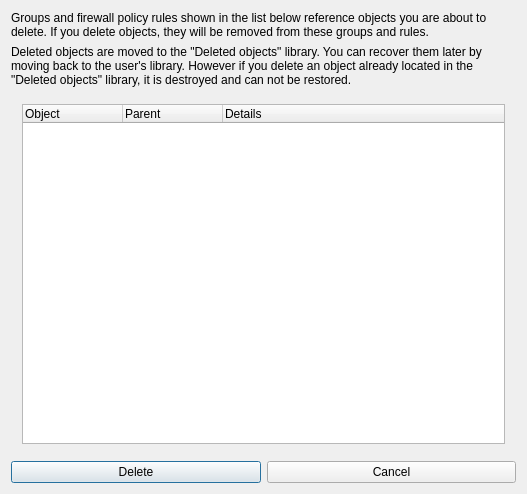
<?xml version="1.0" encoding="UTF-8"?>
<ui version="4.0">
 <class>ConfirmDeleteObjectDialog_q</class>
 <widget class="QDialog" name="ConfirmDeleteObjectDialog_q">
  <property name="geometry">
   <rect>
    <x>0</x>
    <y>0</y>
    <width>527</width>
    <height>494</height>
   </rect>
  </property>
  <property name="maximumSize">
   <size>
    <width>16777215</width>
    <height>1522</height>
   </size>
  </property>
  <property name="windowTitle">
   <string>Firewall Builder</string>
  </property>
  <layout class="QVBoxLayout">
   <item>
    <widget class="QLabel" name="textLabel1">
     <property name="sizePolicy">
      <sizepolicy hsizetype="Preferred" vsizetype="Preferred">
       <horstretch>0</horstretch>
       <verstretch>0</verstretch>
      </sizepolicy>
     </property>
     <property name="text">
      <string>Groups and firewall policy rules shown in the list below reference objects you are about to delete. If you delete objects, they will be removed from these groups and rules.</string>
     </property>
     <property name="alignment">
      <set>Qt::AlignmentFlag::AlignVCenter</set>
     </property>
     <property name="wordWrap">
      <bool>true</bool>
     </property>
    </widget>
   </item>
   <item>
    <widget class="QLabel" name="textLabel1_2">
     <property name="sizePolicy">
      <sizepolicy hsizetype="Preferred" vsizetype="Preferred">
       <horstretch>0</horstretch>
       <verstretch>0</verstretch>
      </sizepolicy>
     </property>
     <property name="text">
      <string>Deleted objects are moved to the &quot;Deleted objects&quot; library. You can recover them later by moving back to the user's library. However if you delete an object already located in the &quot;Deleted objects&quot; library, it is destroyed and can not be restored.</string>
     </property>
     <property name="alignment">
      <set>Qt::AlignmentFlag::AlignVCenter</set>
     </property>
     <property name="wordWrap">
      <bool>true</bool>
     </property>
    </widget>
   </item>
   <item>
    <widget class="QFrame" name="FrameForList">
     <property name="sizePolicy">
      <sizepolicy hsizetype="Preferred" vsizetype="Expanding">
       <horstretch>0</horstretch>
       <verstretch>0</verstretch>
      </sizepolicy>
     </property>
     <property name="minimumSize">
      <size>
       <width>500</width>
       <height>200</height>
      </size>
     </property>
     <property name="maximumSize">
      <size>
       <width>16777215</width>
       <height>550</height>
      </size>
     </property>
     <property name="frameShape">
      <enum>QFrame::Shape::NoFrame</enum>
     </property>
     <property name="frameShadow">
      <enum>QFrame::Shadow::Plain</enum>
     </property>
     <layout class="QGridLayout">
      <item row="0" column="0">
       <widget class="QTreeWidget" name="objectsView">
        <property name="enabled">
         <bool>true</bool>
        </property>
        <property name="maximumSize">
         <size>
          <width>16777215</width>
          <height>500</height>
         </size>
        </property>
        <property name="selectionMode">
         <enum>QAbstractItemView::SelectionMode::NoSelection</enum>
        </property>
        <column>
         <property name="text">
          <string>Object</string>
         </property>
        </column>
        <column>
         <property name="text">
          <string>Parent</string>
         </property>
        </column>
        <column>
         <property name="text">
          <string>Details</string>
         </property>
        </column>
       </widget>
      </item>
     </layout>
    </widget>
   </item>
   <item>
    <layout class="QHBoxLayout">
     <item>
      <widget class="QPushButton" name="pushButton1">
       <property name="text">
        <string>Delete</string>
       </property>
      </widget>
     </item>
     <item>
      <widget class="QPushButton" name="pushButton2">
       <property name="text">
        <string>Cancel</string>
       </property>
      </widget>
     </item>
    </layout>
   </item>
  </layout>
 </widget>
 <layoutdefault spacing="6" margin="11"/>
 <tabstops>
  <tabstop>objectsView</tabstop>
  <tabstop>pushButton1</tabstop>
  <tabstop>pushButton2</tabstop>
 </tabstops>
 <resources/>
 <connections>
  <connection>
   <sender>pushButton1</sender>
   <signal>clicked()</signal>
   <receiver>ConfirmDeleteObjectDialog_q</receiver>
   <slot>accept()</slot>
   <hints>
    <hint type="sourcelabel">
     <x>20</x>
     <y>20</y>
    </hint>
    <hint type="destinationlabel">
     <x>20</x>
     <y>20</y>
    </hint>
   </hints>
  </connection>
  <connection>
   <sender>pushButton2</sender>
   <signal>clicked()</signal>
   <receiver>ConfirmDeleteObjectDialog_q</receiver>
   <slot>reject()</slot>
   <hints>
    <hint type="sourcelabel">
     <x>20</x>
     <y>20</y>
    </hint>
    <hint type="destinationlabel">
     <x>20</x>
     <y>20</y>
    </hint>
   </hints>
  </connection>
 </connections>
</ui>
